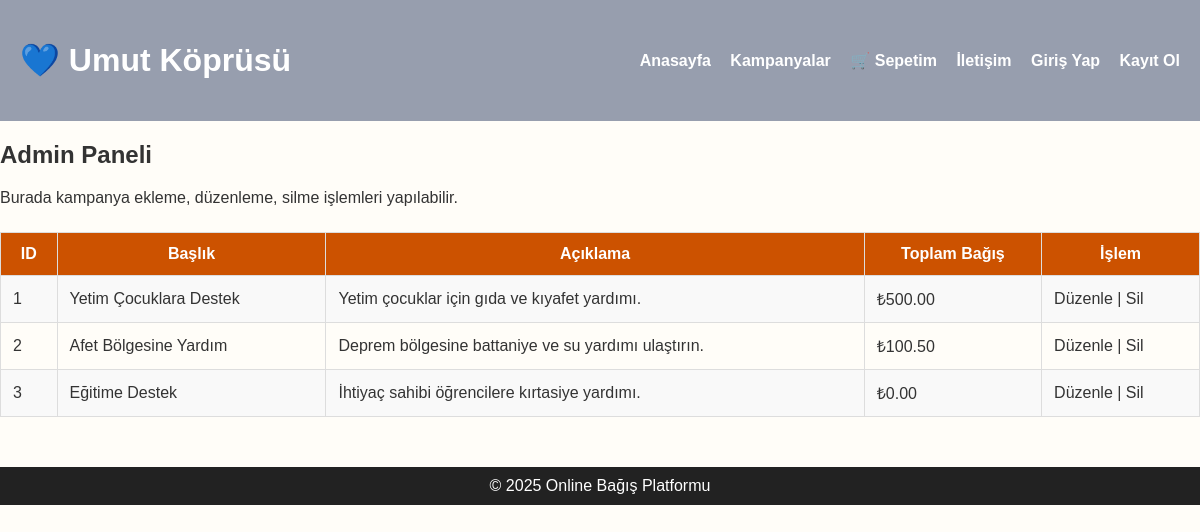
Page /admin_panel.php on the committed database.
### tables this page shows
CREATE TABLE `kampanyalar` (
  `id` int(11) NOT NULL,
  `baslik` varchar(100) DEFAULT NULL,
  `aciklama` text DEFAULT NULL,
  `resim` varchar(255) DEFAULT NULL,
  `toplam_bagis` decimal(10,2) DEFAULT 0.00
);

### admin_panel.php (the view, shortened to what this page needs)
<?php
include('db.php');
include('includes/header.php');
?>
<h2>Admin Paneli</h2>
<p>Burada kampanya ekleme, düzenleme, silme işlemleri yapılabilir.</p>
<table border="1" cellpadding="10">
  <tr>
    <th>ID</th>
    <th>Başlık</th>
    <th>Açıklama</th>
    <th>Toplam Bağış</th>
    <th>İşlem</th>
  </tr>
  <?php
  $query = "SELECT * FROM kampanyalar";
  $result = mysqli_query($conn, $query);
  if (mysqli_num_rows($result) > 0) {
      while ($row = mysqli_fetch_assoc($result)) {
          echo "<tr>";
          echo "<td>".$row['id']."</td>";
          echo "<td>".$row['baslik']."</td>";
          echo "<td>".$row['aciklama']."</td>";
          echo "<td>₺".$row['toplam_bagis']."</td>";
          echo "<td>Düzenle | Sil</td>";
          echo "</tr>";
      }
  } else {
      echo "<tr><td colspan='5'>Kayıt yok</td></tr>";
  }
  ?>
</table>
<?php include('includes/footer.php'); ?>

### style.css (style rules this page uses)
html, body { margin: 0; padding: 0; height: 100%; }
table { width: 100%; border-collapse: collapse; margin-top: 25px; }
table th, table td { border: 1px solid #ddd; padding: 12px; }
table th { background-color: #cc5200; color: white; }
table tr:nth-child(even) { background-color: #f9f9f9; }

### rows in the picture
kampanyalar: id "1", baslik "Yetim Çocuklara Destek", aciklama "Yetim çocuklar için gıda ve kıyafet yardımı.", toplam_bagis "500.00"
kampanyalar: id "2", baslik "Afet Bölgesine Yardım", aciklama "Deprem bölgesine battaniye ve su yardımı ulaştırın.", toplam_bagis "100.50"
kampanyalar: id "3", baslik "Eğitime Destek", aciklama "İhtiyaç sahibi öğrencilere kırtasiye yardımı.", toplam_bagis "0.00"
